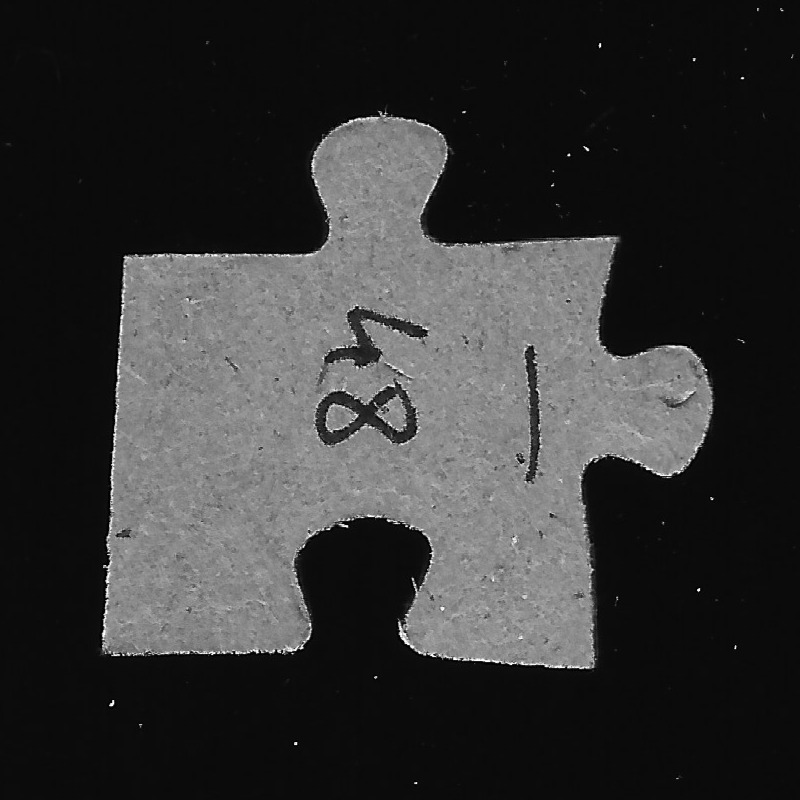
#> input picture data/single.JPG, 800 x 800 px, found by its file name
$ jupyter execute 'Jigsaw Classification.ipynb'
#> lines starting #> are read from the running program, lines starting #| are printed output that depends on the picture; after the words box and inside, x2 and y2 are one past the last pixel; in counts of white or black regions, pixels touching at a corner belong together
[cell 1]
import cv2
import matplotlib.pyplot as plt
from scipy.signal import find_peaks
from scipy.ndimage import filters
import numpy as np
from PIL import Image

[cell 2]
def show_img(img, width=10):
    plt.figure(figsize=(width, width / 1000 * 727))
    plt.imshow(img, cmap='gray')
    plt.axis('off')
    plt.show()

# Find Piece Contours

[cell 3]
import cv2
import numpy as np

image = cv2.imread("../data/single.jpg", cv2.IMREAD_GRAYSCALE)
#> image is the input picture: shape (800, 800); min 0, max 255, mean 52.3

blurred = cv2.GaussianBlur(image, (5, 5), 0)
_, binary = cv2.threshold(blurred, 0, 255, cv2.THRESH_BINARY + cv2.THRESH_OTSU)
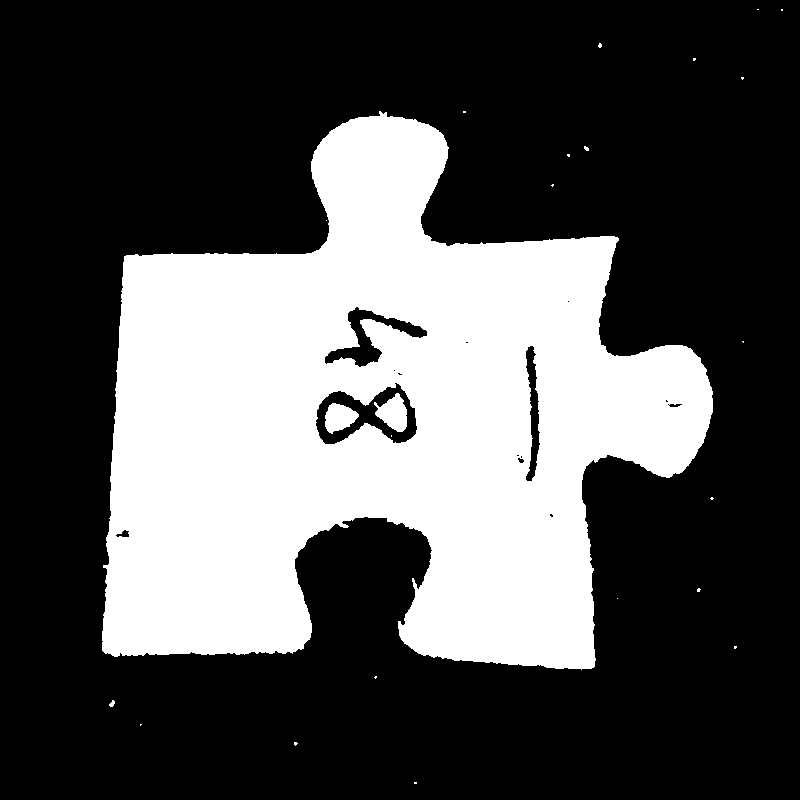
#> binary: shape (800, 800); 32.1% white; 24 white regions (20 under 20 px), largest, box (x1, y1, x2, y2) and area: (102, 111, 713, 670) 203786, (374, 393, 407, 432) 783, (325, 403, 359, 434) 694, (109, 700, 115, 707) 27

# apply morphological opening to remove small noise
kernel = np.ones((3, 3), np.uint8)
cleaned = cv2.morphologyEx(binary, cv2.MORPH_OPEN, kernel, iterations=2)
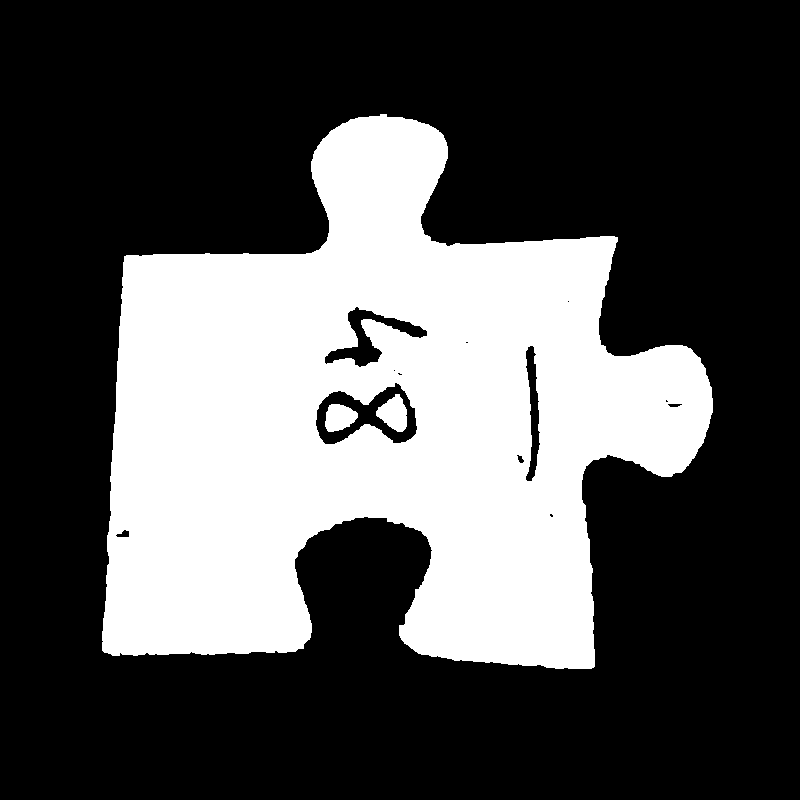
#> cleaned: shape (800, 800); 32% white; 3 white regions

contours, _ = cv2.findContours(cleaned, cv2.RETR_EXTERNAL, cv2.CHAIN_APPROX_SIMPLE)
#> contours = 1 contour; box (x1, y1, x2, y2) and area: (102, 114, 713, 669) 209013

mask = np.zeros_like(binary)
min_area = 500
for cnt in contours:
    if cv2.contourArea(cnt) > min_area:
        cv2.drawContours(mask, [cnt], -1, (255,255,255), 2)
#> this loop made 1 pass
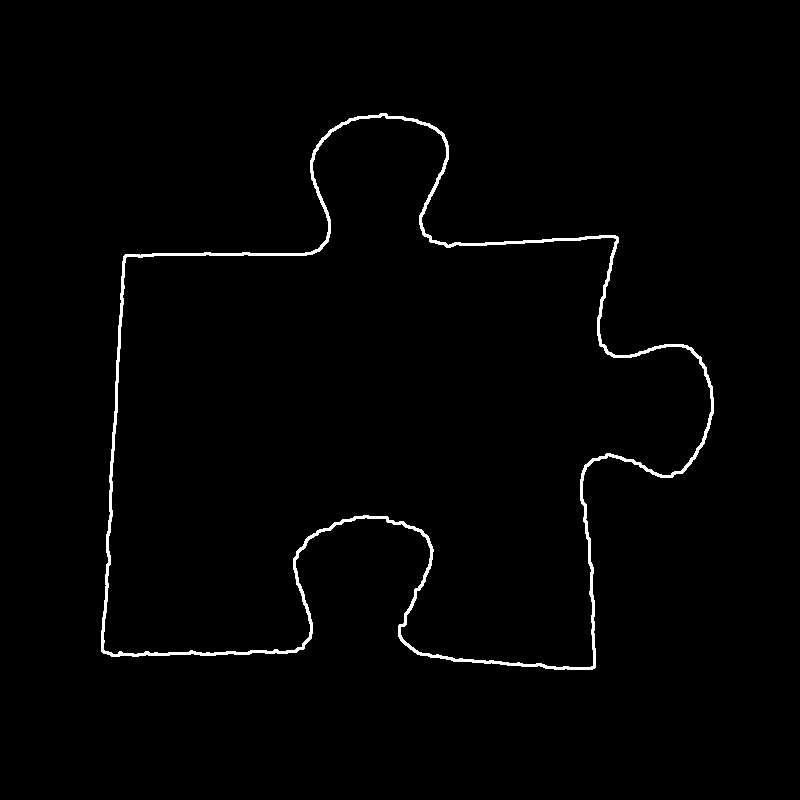
#> mask: shape (800, 800); 1.3% white; 1 white region, box (x1, y1, x2, y2) and area: (101, 113, 714, 670) 8513

show_img(image)
show_img(binary)
show_img(mask)

From this point we compute the convex hull of the contours and the convexity defects of that hull, meaning any point on the contour that deviate from the hull. Using a threshold for how much deviation from the hull, we can find the points that make up the notches (interjambs) and blanks of the puzzle piece.

[cell 4]
# assume the largest contour is the puzzle piece
contour = max(contours, key=cv2.contourArea)
#> contour = contour of 797 points, box (x1, y1, x2, y2) (102, 114, 713, 669), area 209013

# approximate the contour to get main shape
epsilon = 0.02 * cv2.arcLength(contour, True)
#> epsilon = 54.25
approx = cv2.approxPolyDP(contour, epsilon, True)
#> approx = contour of 15 points, box (x1, y1, x2, y2) (102, 119, 706, 669), area 212106

# Find convex hull and defects (concave points)
hull = cv2.convexHull(contour, returnPoints=False)
#> hull = 31 values, max 796 at index 0, min 0 at index 30, mean 405.3
defects = cv2.convexityDefects(contour, hull)
#> defects = 27 rows, first 6: [0, 5, 2, 473], [5, 9, 8, 248], [9, 13, 10, 343], [13, 103, 78, 24555], [103, 105, 104, 210], [105, 107, 106, 238]


output = cv2.cvtColor(binary, cv2.COLOR_GRAY2BGR)

hull_output = cv2.cvtColor(binary, cv2.COLOR_GRAY2BGR)

hull_points = np.array([contour[i][0] for i in hull.flatten()])
#> hull_points = 31 pairs, first value 102 to 712, second value 114 to 668

cv2.drawContours(hull_output, [hull_points], -1, (255, 0, 0), 2)
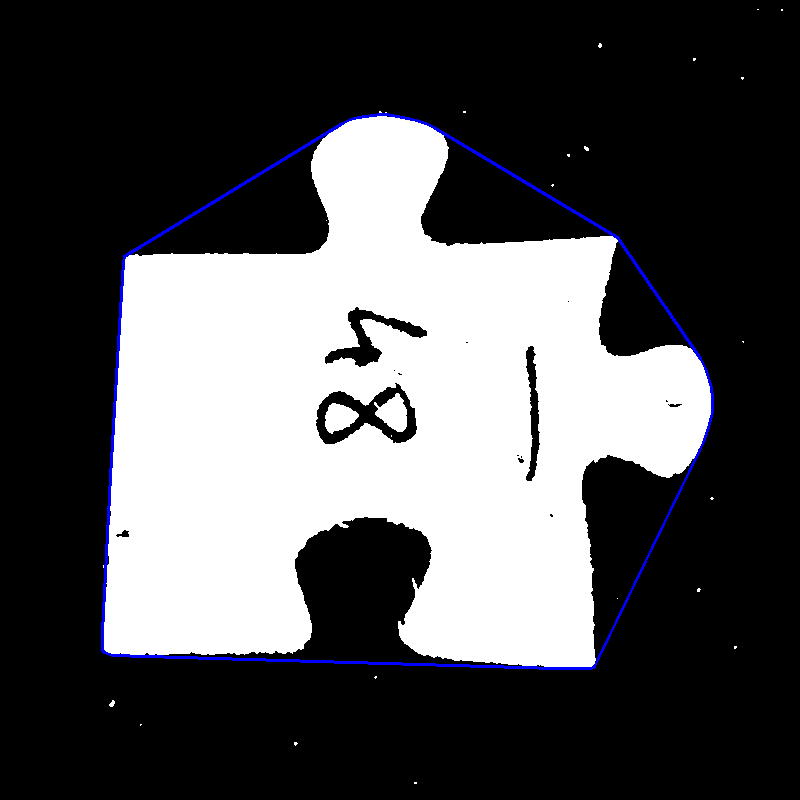
#> hull_output: shape (800, 800, 3); mean B, G, R 83.8, 81.5, 81.5

show_img(cv2.cvtColor(hull_output, cv2.COLOR_BGR2RGB))

for i in range(len(contour)):
    p1 = tuple(contour[i][0])
    p2 = tuple(contour[(i + 1) % len(contour)][0])

    cv2.line(output, p1, p2, (0, 255, 0), 2)
#> this loop made 797 passes
#> (p1, p2) on passes 1 to 3: ((380, 114), (380, 115)), ((380, 115), (379, 116)), ((379, 116), (369, 116))
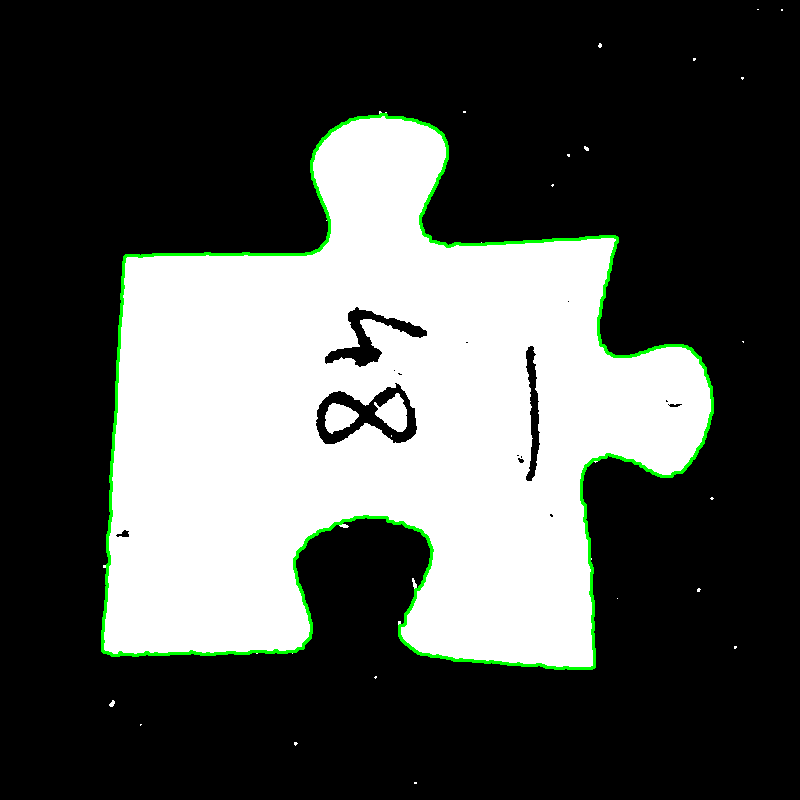
#> output: shape (800, 800, 3); mean B, G, R 79.6, 83, 79.6

notch_defects = []


if defects is not None:
    for i in range(defects.shape[0]):
        s, e, f, d = defects[i, 0]
        start = tuple(contour[s][0])
        end = tuple(contour[e][0])
        far = tuple(contour[f][0])

        # If defect depth is significant, it's a notch
        # d = threshold to filter out noise
        if (d > 10000):
            notch_defects.append(far)
            cv2.circle(output, far, 5, (0, 0, 255), -1)
#> this loop made 27 passes
#> (s, e, f, d, start, end, far) on passes 1 to 12: (0, 5, 2, 473, (380, 114), (358, 117), (379, 116)), (5, 9, 8, 248, (358, 117), (350, 119), (354, 119)), (9, 13, 10, 343, (350, 119), (342, 123), (347, 122)), (13, 103, 78, 24555, (342, 123), (124, 256), (318, 250)), (103, 105, 104, 210, (124, 256), (123, 262), (124, 261)), (105, 107, 106, 238, (123, 262), (122, 277), (123, 276)), (107, 121, 110, 412, (122, 277), (119, 326), (123, 287)), (121, 139, 128, 537, (119, 326), (110, 476), (116, 411)), (139, 173, 158, 892, (110, 476), (102, 631), (109, 563)), (173, 177, 175, 256, (102, 631), (102, 650), (103, 641)), (178, 182, 181, 300, (104, 652), (112, 655), (110, 653)), (182, 442, 306, 37484, (112, 655), (555, 668), (367, 516))
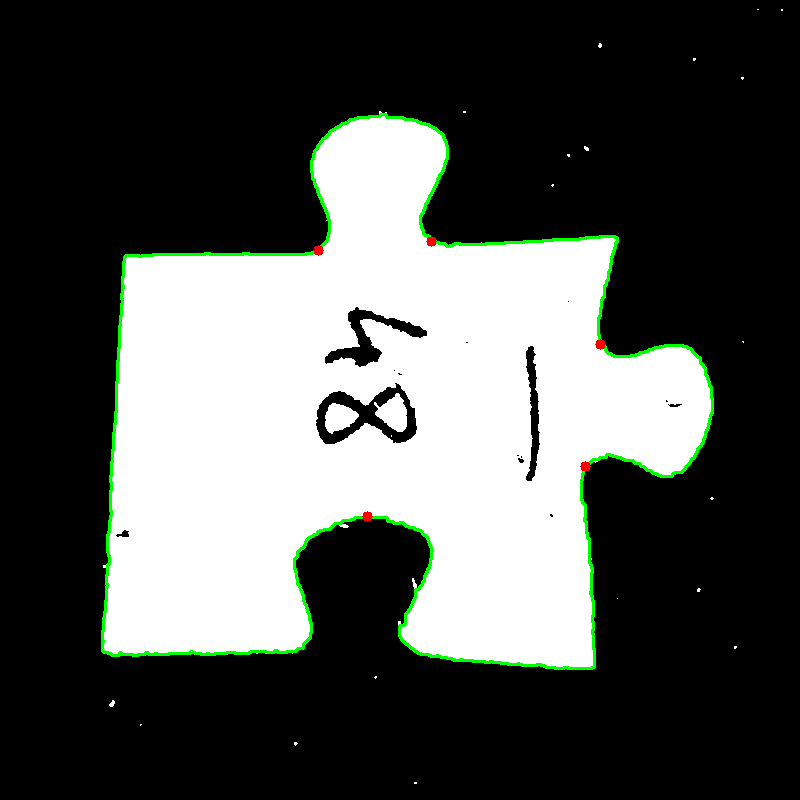
#> output: shape (800, 800, 3); 0.06% of pixels changed, all inside (x1, y1, x2, y2) = (313, 236, 606, 522)
#> after the loop, notch_defects = [(318, 250), (367, 516), (585, 466), (600, 344), (431, 241)]

# Show results
show_img(output)

In the first image we see the puzzle piece with the blue convex hall surrounding it.
In the second one we see the defection points as well as the contours around the piece.

[cell 5]
defects
#> Out has the same summary as defects

[cell 6]
notch_defects
#> Out has the same summary as notch_defects

[cell 7]
img_shape = image.shape
#> img_shape = (800, 800)
width = img_shape[0]
#> width = 800
height = img_shape[1]
#> height = 800

left_top_point = approx[0]
#> left_top_point = [[705, 368]]
left_top_point_idx = 0
min_corner_dist = width + height
#> min_corner_dist = 1600

for idx, point in enumerate(approx):
    p_corner_dist = point[0][0] + point[0][1]

    if p_corner_dist < min_corner_dist:
        min_corner_dist = p_corner_dist
        left_top_point = point
        left_top_point_idx = idx
#> this loop made 15 passes
#> (p_corner_dist, min_corner_dist, left_top_point) on passes 1, 2, 3, 4, 5, 6, 8: (1073, 1073, [[705, 368]]), (944, 944, [[600, 344]]), (854, 854, [[617, 237]]), (672, 672, [[431, 241]]), (578, 578, [[443, 135]]), (469, 469, [[350, 119]]), (380, 380, [[124, 256]])
#> (point, p_corner_dist) on passes 7, 9, 10, 11, 12, 13: ([[318, 250]], 568), ([[102, 650]], 752), ([[303, 648]], 951), ([[367, 516]], 883), ([[415, 651]], 1066), ([[591, 668]], 1259)
#> after the loop, left_top_point_idx = 7; min_corner_dist = 380

print(min_corner_dist)
#| 380
print(left_top_point)
#| [[124 256]]
print(left_top_point_idx)
#| 7

[cell 8]
notch_defects
print((317, 250) in notch_defects)
#| False

[cell 9]
test_p = left_top_point.flatten()
#> test_p = [124, 256]
print(tuple(test_p))
#| (124, 256)

[cell 10]
def get_max_piece_size(contour):
    points = contour.reshape(-1, 2)

    top_idx = np.argmin(points[:, 1])
    bottom_idx = np.argmax(points[:, 1])
    left_idx = np.argmin(points[:, 0])
    right_idx = np.argmax(points[:, 0])

    height = abs(points[bottom_idx][1] - points[top_idx][1])
    width = abs(points[right_idx][0] - points[left_idx][0])

    return max(height, width)

[cell 11]
def nearest_border(point, img_shape, border=None):
    width, height = img_shape
    x, y = point

    # Compute distances to borders
    distances = {
        "left": (x, 0),
        "bottom": (height - y, 1),
        "right": (width - x, 2),
        "top": (y, 3),
    }

    # Find the nearest border
    nearest = min(distances.items(), key=lambda item: item[1][0])

    if border is not None:
        return border, distances[border][0]

    return nearest[0], nearest[1][0]

[cell 12]
edges = ["left", "bottom", "right", "top"]
edge_idx = 0

# simple_contours = np.concatenate((approx[left_top_point_idx + 1:], approx[:left_top_point_idx]))
last_point = left_top_point.flatten()
#> last_point = [124, 256]
current_idx = left_top_point_idx
#> current_idx = 7

piece_size = get_max_piece_size(contour)
#> in get_max_piece_size, `points = contour.reshape(-1, 2)`: points = 797 pairs, first value 102 to 712, second value 114 to 668
#> in get_max_piece_size, `top_idx = np.argmin(points[:, 1])`: top_idx = 0
#> in get_max_piece_size, `bottom_idx = np.argmax(points[:, 1])`: bottom_idx = 442
#> in get_max_piece_size, `left_idx = np.argmin(points[:, 0])`: left_idx = 173
#> in get_max_piece_size, `right_idx = np.argmax(points[:, 0])`: right_idx = 581
#> in get_max_piece_size, `height = abs(points[bottom_idx][1] - points[top_idx][1])`: height = 554
#> in get_max_piece_size, `width = abs(points[right_idx][0] - points[left_idx][0])`: width = 610
#> piece_size = 610

for i in range(len(approx)):
    if current_idx >= len(approx):
        break
    point = approx[current_idx].flatten()
    last_point = approx[current_idx - 1].flatten()
    dist = np.linalg.norm(last_point - point)
    print(point)
    if tuple(point) not in notch_defects:
        if dist > (piece_size/2):
            print(f"{edges[edge_idx]} edge is straight")
            edge_idx += 1

        current_idx += 1
    else:
        print("defect")
        border, dist = nearest_border(last_point, img_shape)
        _, defect_dist = nearest_border(point, img_shape, border)
        print(border)
        print(dist)
        print(defect_dist)
        if defect_dist > dist:
            print(f"{edges[edge_idx]} edge has a blank")
            edge_idx += 1
            current_idx += 3
        else:
            _, next_dist = nearest_border(approx[current_idx + 1], img_shape, border)
            if defect_dist > (next_dist + dist) / 2:
                print(f"{edges[edge_idx]} edge has an interjamb")
                edge_idx += 1
                current_idx += 5
            else:
                current_idx += 1
#> this loop made 7 passes
#> (last_point, border) on pass 4: ([303, 648], 'bottom')
#> (point, last_point, edge_idx, current_idx) on pass 2: ([102, 650], [124, 256], 1, 9)
#| [124 256]
#| [102 650]
#| left edge is straight
#| [303 648]
#| [367 516]
#| defect
#| bottom
#| 152
#| 284
#| bottom edge has a blank
#> (further printed lines are left out)
#> after the loop, current_idx = 15; edge_idx = 2
